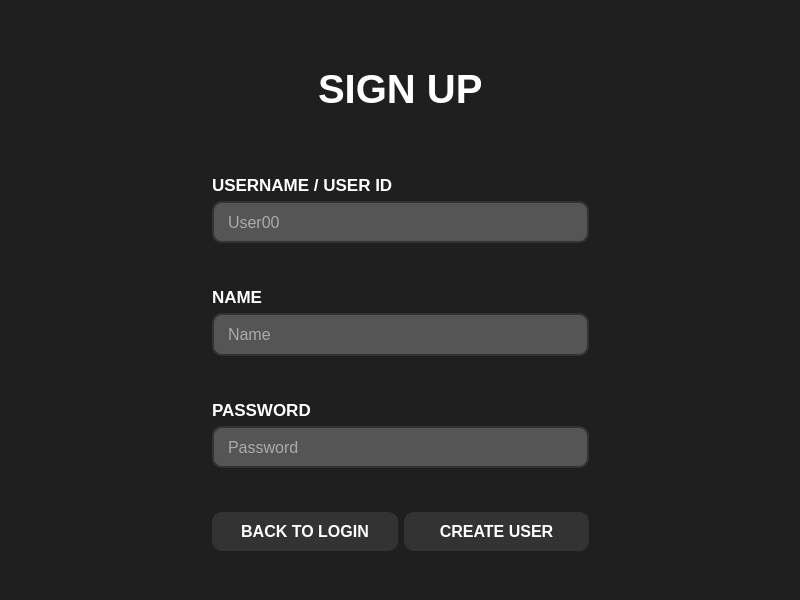
<?xml version="1.0" encoding="UTF-8"?>
<ui version="4.0">
 <class>SignUp</class>
 <widget class="QMainWindow" name="SignUp">
  <property name="geometry">
   <rect>
    <x>0</x>
    <y>0</y>
    <width>800</width>
    <height>600</height>
   </rect>
  </property>
  <property name="windowTitle">
   <string>MainWindow</string>
  </property>
  <property name="styleSheet">
   <string notr="true">background-color: rgb(31, 31, 31);
</string>
  </property>
  <widget class="QWidget" name="centralwidget">
   <layout class="QHBoxLayout" name="horizontalLayout" stretch="3,4,3">
    <item>
     <layout class="QHBoxLayout" name="horizontalLayout_4">
      <item>
       <spacer name="horizontalSpacer">
        <property name="orientation">
         <enum>Qt::Horizontal</enum>
        </property>
        <property name="sizeHint" stdset="0">
         <size>
          <width>40</width>
          <height>20</height>
         </size>
        </property>
       </spacer>
      </item>
     </layout>
    </item>
    <item>
     <layout class="QHBoxLayout" name="horizontalLayout_3">
      <item>
       <layout class="QVBoxLayout" name="verticalLayout" stretch="3,2,2,2,2,0">
        <item>
         <layout class="QVBoxLayout" name="verticalLayout_5">
          <item alignment="Qt::AlignHCenter">
           <widget class="QLabel" name="label">
            <property name="font">
             <font>
              <pointsize>30</pointsize>
              <bold>true</bold>
             </font>
            </property>
            <property name="styleSheet">
             <string notr="true">color: rgb(255, 255, 255);</string>
            </property>
            <property name="text">
             <string>SIGN UP</string>
            </property>
           </widget>
          </item>
         </layout>
        </item>
        <item>
         <layout class="QVBoxLayout" name="verticalLayout_6">
          <item>
           <layout class="QVBoxLayout" name="verticalLayout_16">
            <item>
             <widget class="QLabel" name="label_2">
              <property name="font">
               <font>
                <pointsize>13</pointsize>
                <bold>true</bold>
               </font>
              </property>
              <property name="styleSheet">
               <string notr="true">color: rgb(255, 255, 255);</string>
              </property>
              <property name="text">
               <string>USERNAME / USER ID</string>
              </property>
             </widget>
            </item>
           </layout>
          </item>
          <item>
           <layout class="QVBoxLayout" name="verticalLayout_15">
            <item>
             <widget class="QLineEdit" name="lineEdit_userId">
              <property name="minimumSize">
               <size>
                <width>377</width>
                <height>41</height>
               </size>
              </property>
              <property name="maximumSize">
               <size>
                <width>500</width>
                <height>45</height>
               </size>
              </property>
              <property name="styleSheet">
               <string notr="true">QLineEdit {
    border: 2px solid #333333; 
    border-radius: 10px;
    padding: 8px 12px;
    font-size: 16px;
    color: #FFFFFF; 
    background-color: #555555; 
    height: 40px; 
}

QLineEdit:focus {
    border-color: #4CAF50; 
    background-color: #666666; 
}

QLineEdit::placeholder {
    color: #AAAAAA; 
}</string>
              </property>
              <property name="placeholderText">
               <string>User00</string>
              </property>
             </widget>
            </item>
            <item>
             <spacer name="verticalSpacer_5">
              <property name="orientation">
               <enum>Qt::Vertical</enum>
              </property>
              <property name="sizeHint" stdset="0">
               <size>
                <width>20</width>
                <height>40</height>
               </size>
              </property>
             </spacer>
            </item>
           </layout>
          </item>
         </layout>
        </item>
        <item>
         <layout class="QVBoxLayout" name="verticalLayout_13">
          <item>
           <layout class="QVBoxLayout" name="verticalLayout_24">
            <item>
             <widget class="QLabel" name="label_3">
              <property name="font">
               <font>
                <pointsize>13</pointsize>
                <bold>true</bold>
               </font>
              </property>
              <property name="styleSheet">
               <string notr="true">color: rgb(255, 255, 255);</string>
              </property>
              <property name="text">
               <string>NAME</string>
              </property>
             </widget>
            </item>
           </layout>
          </item>
          <item>
           <layout class="QVBoxLayout" name="verticalLayout_20">
            <item>
             <widget class="QLineEdit" name="lineEdit_name">
              <property name="minimumSize">
               <size>
                <width>377</width>
                <height>41</height>
               </size>
              </property>
              <property name="maximumSize">
               <size>
                <width>500</width>
                <height>45</height>
               </size>
              </property>
              <property name="styleSheet">
               <string notr="true">QLineEdit {
    border: 2px solid #333333; 
    border-radius: 10px;
    padding: 8px 12px;
    font-size: 16px;
    color: #FFFFFF; 
    background-color: #555555; 
    height: 40px; 
}

QLineEdit:focus {
    border-color: #4CAF50; 
    background-color: #666666; 
}

QLineEdit::placeholder {
    color: #AAAAAA; 
}</string>
              </property>
              <property name="placeholderText">
               <string>Name</string>
              </property>
             </widget>
            </item>
            <item>
             <spacer name="verticalSpacer_4">
              <property name="orientation">
               <enum>Qt::Vertical</enum>
              </property>
              <property name="sizeHint" stdset="0">
               <size>
                <width>20</width>
                <height>40</height>
               </size>
              </property>
             </spacer>
            </item>
           </layout>
          </item>
         </layout>
        </item>
        <item>
         <layout class="QVBoxLayout" name="verticalLayout_3">
          <item>
           <layout class="QVBoxLayout" name="verticalLayout_25">
            <item>
             <widget class="QLabel" name="label_4">
              <property name="font">
               <font>
                <pointsize>13</pointsize>
                <bold>true</bold>
               </font>
              </property>
              <property name="styleSheet">
               <string notr="true">color: rgb(255, 255, 255);</string>
              </property>
              <property name="text">
               <string>PASSWORD</string>
              </property>
             </widget>
            </item>
           </layout>
          </item>
          <item>
           <layout class="QVBoxLayout" name="verticalLayout_26">
            <item>
             <widget class="QLineEdit" name="lineEdit_password">
              <property name="minimumSize">
               <size>
                <width>377</width>
                <height>41</height>
               </size>
              </property>
              <property name="maximumSize">
               <size>
                <width>500</width>
                <height>45</height>
               </size>
              </property>
              <property name="styleSheet">
               <string notr="true">QLineEdit {
    border: 2px solid #333333; 
    border-radius: 10px;
    padding: 8px 12px;
    font-size: 16px;
    color: #FFFFFF; 
    background-color: #555555; 
    height: 40px; 
}

QLineEdit:focus {
    border-color: #4CAF50; 
    background-color: #666666; 
}

QLineEdit::placeholder {
    color: #AAAAAA; 
}</string>
              </property>
              <property name="placeholderText">
               <string>Password</string>
              </property>
             </widget>
            </item>
            <item>
             <spacer name="verticalSpacer_3">
              <property name="orientation">
               <enum>Qt::Vertical</enum>
              </property>
              <property name="sizeHint" stdset="0">
               <size>
                <width>20</width>
                <height>40</height>
               </size>
              </property>
             </spacer>
            </item>
           </layout>
          </item>
         </layout>
        </item>
        <item>
         <layout class="QVBoxLayout" name="verticalLayout_4">
          <item>
           <layout class="QHBoxLayout" name="horizontalLayout_5">
            <item>
             <widget class="QPushButton" name="pushButton_login">
              <property name="styleSheet">
               <string notr="true">QPushButton {
    border: none;
    border-radius: 10px;
    background-color: #333333;
    color: white;
    padding: 10px 20px;
    font-size: 16px;
    font-weight: bold;
    text-transform: uppercase;
    outline: none;
}

QPushButton:hover {
    background-color: #555555;
}</string>
              </property>
              <property name="text">
               <string>BACK TO LOGIN</string>
              </property>
             </widget>
            </item>
            <item>
             <widget class="QPushButton" name="pushButton_createUser">
              <property name="styleSheet">
               <string notr="true">QPushButton {
    border: none;
    border-radius: 10px;
    background-color: #333333;
    color: white;
    padding: 10px 20px;
    font-size: 16px;
    font-weight: bold;
    text-transform: uppercase;
    outline: none;
}

QPushButton:hover {
    background-color: #555555;
}</string>
              </property>
              <property name="text">
               <string>CREATE USER</string>
              </property>
             </widget>
            </item>
           </layout>
          </item>
         </layout>
        </item>
        <item>
         <spacer name="verticalSpacer">
          <property name="orientation">
           <enum>Qt::Vertical</enum>
          </property>
          <property name="sizeHint" stdset="0">
           <size>
            <width>20</width>
            <height>40</height>
           </size>
          </property>
         </spacer>
        </item>
       </layout>
      </item>
     </layout>
    </item>
    <item>
     <layout class="QHBoxLayout" name="horizontalLayout_2">
      <item>
       <spacer name="horizontalSpacer_2">
        <property name="orientation">
         <enum>Qt::Horizontal</enum>
        </property>
        <property name="sizeHint" stdset="0">
         <size>
          <width>40</width>
          <height>20</height>
         </size>
        </property>
       </spacer>
      </item>
     </layout>
    </item>
   </layout>
  </widget>
 </widget>
 <resources/>
 <connections/>
</ui>
